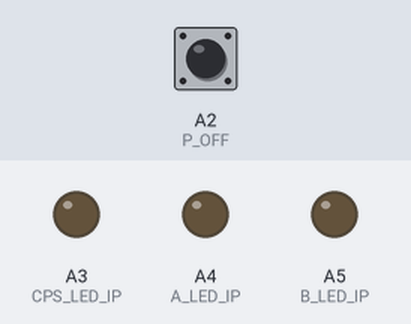
The sketch below on a simulated Arduino Uno, built with avr-gcc and run on an emulated ATmega328P. Shown: output pins drawn as LEDs (lit = HIGH). Dashed ring = blinking. The test bench sets the inputs (shaded band); at power-on: A2 (P_OFF) HIGH.

Above: at 1.2 s.
1.3 s: A2 (P_OFF) pulled LOW for 0.15 s
At 1.45 s:
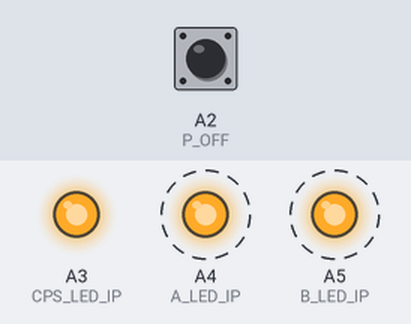
Timing chart, 0 to 10.3 s (numbered marks = the images above; inputs shaded):
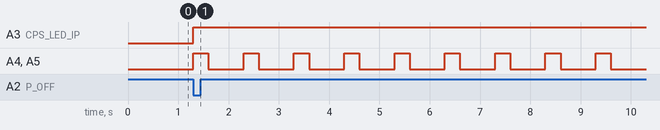

The sketch:

main.ino
```cpp
// Module Libraries & Dependencies


// Switches
const int cycleBase = 2;  // Cycles per Second

// Pinouts.
const int CPS_LED_IP  = A3;  // CPS Indicator
const int A_LED_IP    = A4;  // Red Indicator A
const int B_LED_IP    = A5;  // Red Indicator B
const int P_OFF       = A2;  // Power Off Button

// Cycles per Second Variables
const int ms = 1000;
const int cps = cycleBase * ms;
unsigned long previousTime = millis();


void setup() {
  // Initialize serial monitor.
  Serial.begin(9600);

  // Set pins.
  pinMode(CPS_LED_IP, OUTPUT);
  pinMode(A_LED_IP, OUTPUT);
  pinMode(B_LED_IP, OUTPUT);
  pinMode(P_OFF, INPUT_PULLUP);

  // Initialize modules.


  // Setup peripherals.

}


void loop() {
  // Calculate and check Cycles per Second.
  unsigned long currentTime = millis();
  if (currentTime - previousTime >= cps) {
    previousTime = currentTime;
    cycle();
  }

  // Check power off trigger.
  if (digitalRead(P_OFF) == LOW) {
    powerOffLoop();
  }
}


void powerOffLoop() {
  // Initiate power off procedure.
  digitalWrite(CPS_LED_IP, HIGH);

  // Close files.


  while (true) {
    digitalWrite(A_LED_IP, HIGH);
    digitalWrite(B_LED_IP, HIGH);
    delay(300);
    digitalWrite(A_LED_IP, LOW);
    digitalWrite(B_LED_IP, LOW);
    delay(700);
  }
}


void cycle() {
  // Indicate cycle.
  cycleIndicator();

  // Print time elapsed.
  Serial.println(String(millis()/1000));
}


void cycleIndicator() {
  digitalWrite(CPS_LED_IP, HIGH);
  delay(60);
  digitalWrite(CPS_LED_IP, LOW);
  delay(80);
  digitalWrite(CPS_LED_IP, HIGH);
  delay(60);
  digitalWrite(CPS_LED_IP, LOW);
}
```

Measured:
- after the input at 1.3 s, A4 (A_LED_IP), A5 (B_LED_IP): alternates HIGH for 0.30 s and LOW for 0.70 s, starting at once
